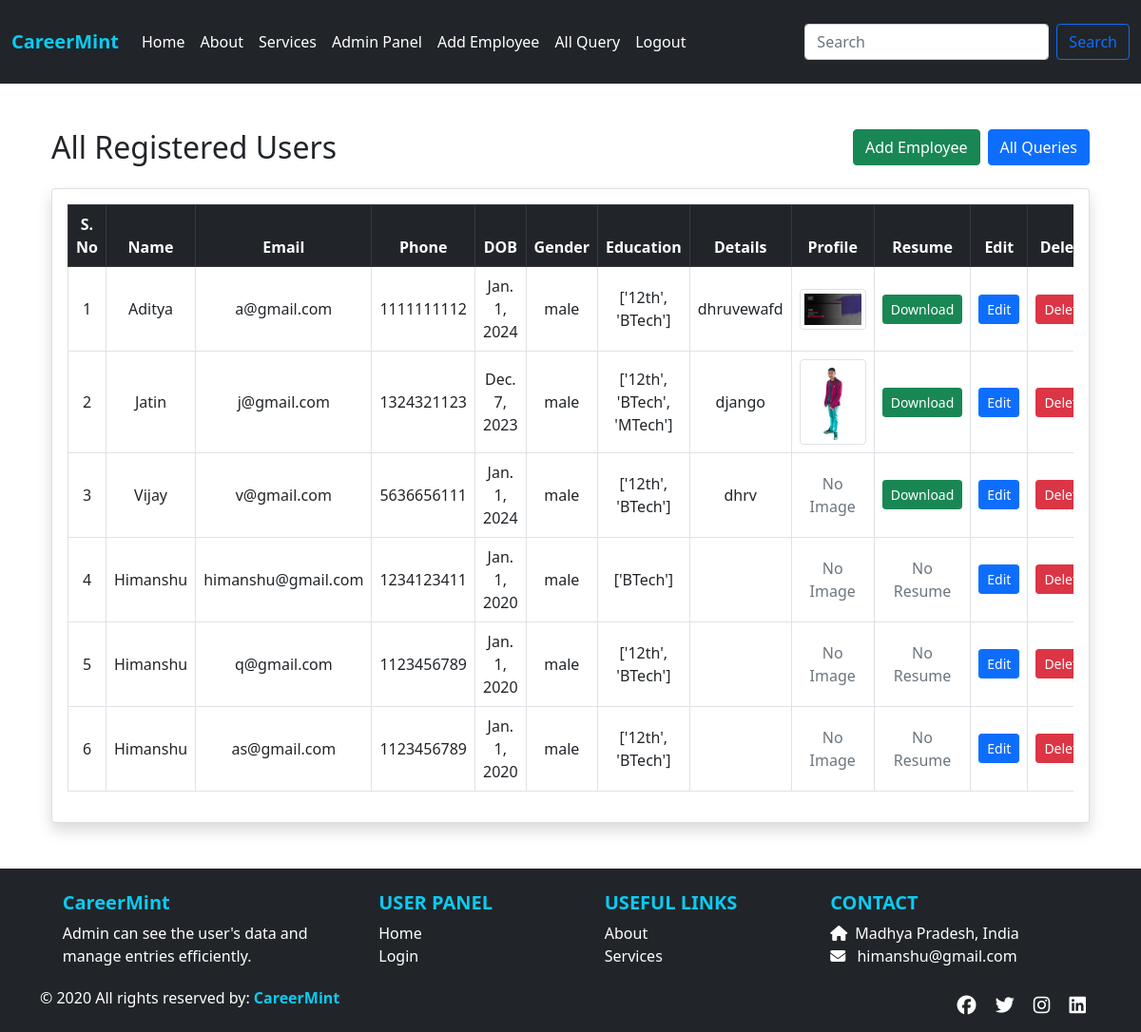
The page /admin_dashboard/ (signed in) on the database its author committed.
### app/models.py (models this page shows, shortened)
class Users(models.Model):
    stuname = models.CharField(max_length=50)
    stuemail = models.EmailField()
    studetail = models.CharField(max_length=300)
    stuphone = models.BigIntegerField()
    studob = models.DateField(null=True, blank=True)
    stuedu = models.CharField(max_length=50, null=True, blank=True)
    stugender = models.CharField(max_length=50, null=True, blank=True)
    stuimage = models.ImageField(upload_to='images/', blank=True, null=True)
    sturesume = models.FileField(upload_to='files/', blank=True, null=True)
    stupass = models.CharField(max_length=50)

### app/views.py (the view)
# urls.py: path('admin_dashboard/', views.admin_dashboard, name='admin_dashboard'),
def admin_dashboard(request):
    if request.session.get('user') != 'admin':
        return redirect('login')
    users = Users.objects.all()
    return render(request, 'admin_dashboard.html', { 'users': users})

### app/templates/admin_dashboard.html (shortened to what this page needs)
{% extends "base.html" %}
{% load static %}
{% block css %}
<link rel="stylesheet" href="{% static 'css/style.css' %}">
{% endblock %}
{% block content %}
<div class="container my-5">
  <div class="d-flex flex-wrap justify-content-between align-items-center gap-3 mb-4">
    <h2 class="mb-0">All Registered Users</h2>
    <div class="d-flex gap-2">
      <a href="{% url 'registration' %}" class="btn btn-success">Add Employee</a>
      <a href="{% url 'allquery' %}" class="btn btn-primary">All Queries</a>
    </div>
  </div>
  <div class="card shadow p-3">
    <div class="table-responsive">
      <table class="table table-bordered table-hover align-middle text-center">
        <thead class="table-dark">
          <tr>
            <th>S. No</th>
            <th>Name</th>
            <th>Email</th>
            <th>Phone</th>
            <th>DOB</th>
            <th>Gender</th>
            <th>Education</th>
            <th>Details</th>
            <th>Profile</th>
            <th>Resume</th>
            <th>Edit</th>
            <th>Delete</th>
          </tr>
        </thead>
        <tbody>
          {% for user in users %}
          <tr>
            <td>{{ forloop.counter }}</td>
            <td>{{ user.stuname }}</td>
            <td>{{ user.stuemail }}</td>
            <td>{{ user.stuphone }}</td>
            <td>{{ user.studob }}</td>
            <td>{{ user.stugender }}</td>
            <td>{{ user.stuedu }}</td>
            <td>{{ user.studetail }}</td>
            <td>
              {% if user.stuimage %}
              <img src="{{ user.stuimage.url }}" alt="Profile" class="img-thumbnail" style="max-width: 70px;">
              {% else %}
              <span class="text-muted">No Image</span>
              {% endif %}
            </td>
            <td>
              {% if user.sturesume %}
              <a href="{{ user.sturesume.url }}" class="btn btn-sm btn-success" target="_blank">Download</a>
              {% else %}
              <span class="text-muted">No Resume</span>
              {% endif %}
            </td>
            <td>
              <form method="get" action="{% url 'edituser' pk=user.id %}">
                <button type="submit" class="btn btn-primary btn-sm">Edit</button>
              </form>
            </td>
            <td>
              <a href="{% url 'deleteuser' pk=user.id %}" class="btn btn-danger btn-sm" onclick="return confirm('Are you sure you want to delete this user?');">Delete</a>
            </td>
          </tr>
          {% endfor %}
        </tbody>
      </table>
    </div>
  </div>
</div>
{% endblock %}

### app/static/css/style.css (style rules this page uses)
body { display: flex; flex-direction: column; min-height: 100vh; }
.card { overflow: hidden; position: relative; transition: transform 0.3s ease; }

### rows shown on the page
Users: stuname "Aditya", stuemail "a@gmail.com", stuphone "1111111112", studob "Jan. 1, 2024", stugender "male", stuedu "['12th', 'BTech']", studetail "dhruvewafd", stuimage (picture)
Users: stuname "Jatin", stuemail "j@gmail.com", stuphone "1324321123", studob "Dec. 7, 2023", stugender "male", stuedu "['12th', 'BTech', 'MTech']", studetail "django", stuimage (picture)
Users: stuname "Vijay", stuemail "v@gmail.com", stuphone "5636656111", studob "Jan. 1, 2024", stugender "male", stuedu "['12th', 'BTech']", studetail "dhrv", stuimage "No Image"
Users: stuname "Himanshu", stuemail "himanshu@gmail.com", stuphone "1234123411", studob "Jan. 1, 2020", stugender "male", stuedu "['BTech']", stuimage "No Image", sturesume "No Resume"
Users: stuname "Himanshu", stuemail "q@gmail.com", stuphone "1123456789", studob "Jan. 1, 2020", stugender "male", stuedu "['12th', 'BTech']", stuimage "No Image", sturesume "No Resume"
Users: stuname "Himanshu", stuemail "as@gmail.com", stuphone "1123456789", studob "Jan. 1, 2020", stugender "male", stuedu "['12th', 'BTech']", stuimage "No Image", sturesume "No Resume"
